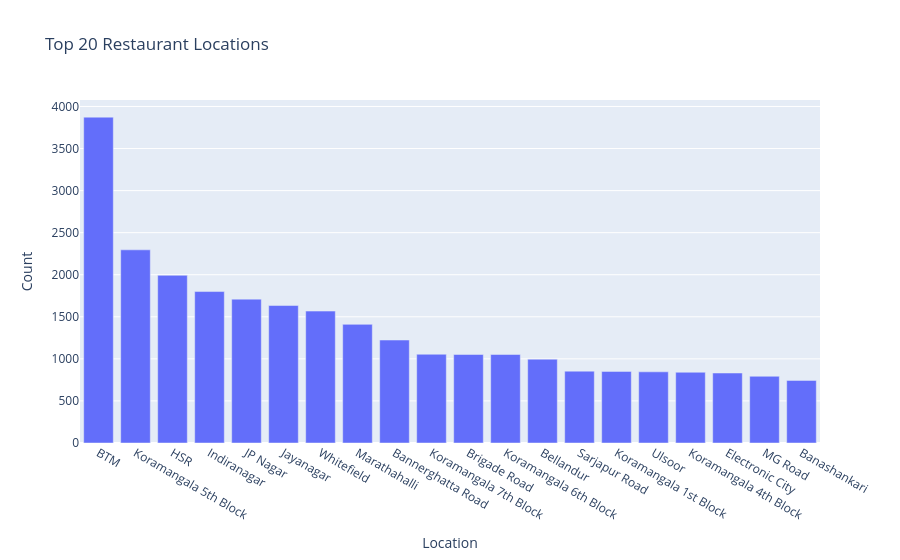

The notebook cell this image was saved under:
### Markdown cell above
# Restaurants per location

### Code cell
# Get the top 20 locations by count
top_locations = df["location"].value_counts().head(20)

# Create a bar chart using Plotly Express
fig = px.bar(
    x=top_locations.index,  # Location names
    y=top_locations.values,  # Count values
    labels={'x': 'Location', 'y': 'Count'},
    title='Top 20 Restaurant Locations'
)

# Display the figure
fig.show()

### Figure 1 — Plotly figure (JSON) as saved in the notebook; plotly's stock layout.template omitted (floating-point values rounded to 4 significant figures)
{"data": [{"alignmentgroup": "True", "hovertemplate": "Location=%{x}<br>Count=%{y}<extra></extra>", "legendgroup": "", "marker": {"color": "#636efa", "pattern": {"shape": ""}}, "name": "", "offsetgroup": "", "orientation": "v", "showlegend": false, "textposition": "auto", "type": "bar", "x": ["BTM", "Koramangala 5th Block", "HSR", "Indiranagar", "JP Nagar", "Jayanagar", "Whitefield", "Marathahalli", "Bannerghatta Road", "Koramangala 7th Block", "Brigade Road", "Koramangala 6th Block", "Bellandur", "Sarjapur Road", "Koramangala 1st Block", "Ulsoor", "Koramangala 4th Block", "Electronic City", "MG Road", "Banashankari"], "xaxis": "x", "y": [3873, 2296, 1993, 1800, 1710, 1634, 1568, 1410, 1224, 1055, 1052, 1052, 996, 854, 851, 846, 841, 832, 793, 744], "yaxis": "y"}], "layout": {"barmode": "relative", "legend": {"tracegroupgap": 0}, "title": {"text": "Top 20 Restaurant Locations"}, "xaxis": {"anchor": "y", "domain": [0, 1], "title": {"text": "Location"}}, "yaxis": {"anchor": "x", "domain": [0, 1], "title": {"text": "Count"}}}}
